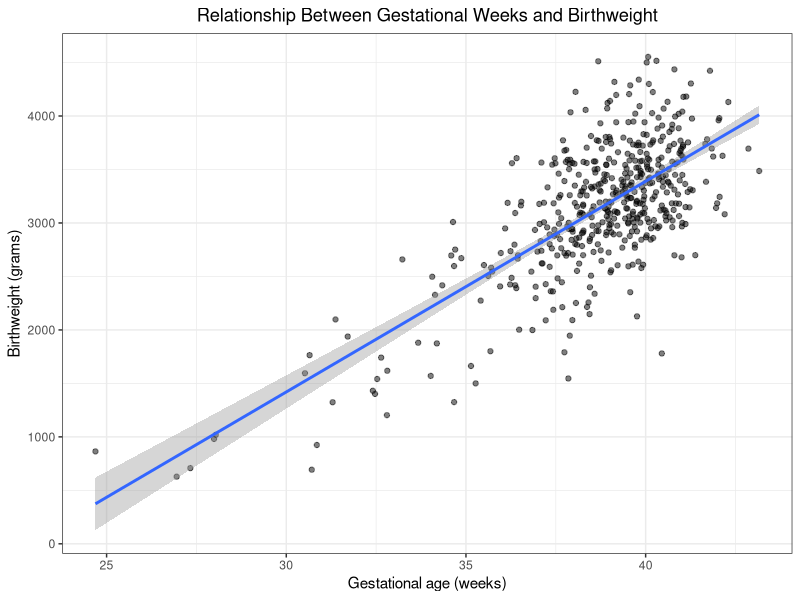
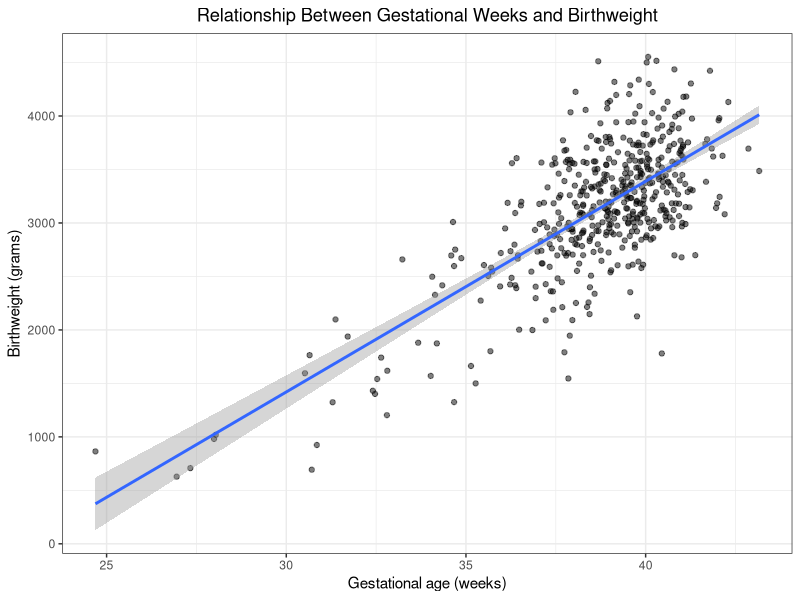

R code for these plots, in order:
# Programming Asessment
# Student number 2301367
install.packages("ggplot2")
install.packages("rstudioapi")
library(rstudioapi)
library(ggplot2)

setwd(dirname(rstudioapi::getSourceEditorContext()$path))

# Read in data from the two files
births_df <- read.csv("files/births.csv")
score_df <- read.csv("files/score.csv")

# Examine the births dataset
head(births_df)

# Transform variables to factors with labels
births_df$lowbw <- factor(births_df$lowbw,
  levels = c(0, 1),
  labels = c("Normal birthweight", "Low birthweight")
)
births_df$preterm <- factor(births_df$preterm,
  levels = c(0, 1),
  labels = c("Not preterm", "Preterm")
)
births_df$hyp <- factor(births_df$hyp,
  levels = c(0, 1),
  labels = c("No maternal hypertension", "Maternal hypertension")
)
births_df$sex <- factor(births_df$sex,
  levels = c(1, 2),
  labels = c("Male", "Female")
)

# Display the first few rows of the data.frame to check the changes.
# Check the transformation into factors as expected.
head(births_df)
str(births_df)

# Cleaning the dataset by omitting rows with missing observations.
births_df_clean <- na.omit(births_df)
score_df_clean <- na.omit(score_df)

# Combine the datasets keeping both matching and unmatching records.
merged_df <- merge(births_df_clean, score_df_clean, by = "id", all = TRUE)
str(merged_df)
# This combined dataframe as 490 rows.

# Reorder the merged dataset by the "score" variable.
sorted_merged_df <- merged_df[order(merged_df$score), ]


# Name the continuous variables
continuous_variables <- merged_df[, c("bweight", "matage", "gestwks", "score")]

# Compute correlation matrix, using the argument 'use' to handle missing values
correlation_matrix <- cor(continuous_variables, use = "pairwise.complete.obs")

# Print the correlation matrix
print(correlation_matrix)

# Examine two way distriburion of categorical variables as a table.
# Function to print the crosstab and its title
print_crosstab <- function(data, row_var, col_var, title) {
  cat(title, ":\n")
  print(table(data[[row_var]], data[[col_var]]))
  cat("\n") # for spacing
}

# Now call this function for each pair of variables
print_crosstab(merged_df, "sex", "hyp", "Sex and Hypertension distribution")
print_crosstab(merged_df, "sex", "preterm", "Sex and Preterm distribution")
print_crosstab(merged_df, "preterm", "hyp", "Preterm and Hypertension distribution")
print_crosstab(merged_df, "sex", "lowbw", "Low birthweight and Sex distribution")
print_crosstab(merged_df, "lowbw", "hyp", "Low birthweight and Hypertension distribution")
print_crosstab(merged_df, "lowbw", "preterm", "Low birthweight and Preterm distribution")


# Create a new variable high score that identifies scores greater than 150.


merged_df$highscore <- with(merged_df, ifelse(is.na(score), "No Score",
  ifelse(score > 150, "Yes", "No")
))

# Convert the highscore variable to a factor
merged_df$highscore <- factor(merged_df$highscore, levels = c("No", "Yes", "No Score"))

aggregate(bweight ~ highscore + sex, data = merged_df, FUN = mean)


# Visualize the distribution of birthweight and gestational weeks in a plot
gestwks_v_bweight <- ggplot(merged_df, aes(x = gestwks, y = bweight)) +
  geom_point(alpha = 0.5) +
  geom_smooth(method = "lm", formula = y ~ x) +
  labs(
    x = "Gestational age (weeks)",
    y = "Birthweight (grams)",
    title = "Relationship Between Gestational Weeks and Birthweight"
  ) +
  theme_bw() +
  theme(plot.title = element_text(hjust = 0.5))

# Display the plot
print(gestwks_v_bweight)

# Now you can save the plot using ggsave()
ggsave("BweightvsgestwksR.pdf", plot = gestwks_v_bweight, device = "pdf", width = 7, height = 7)


# Save final dataframe
write.csv(merged_df, file = "finaldatasetfromR.csv", row.names = FALSE)
